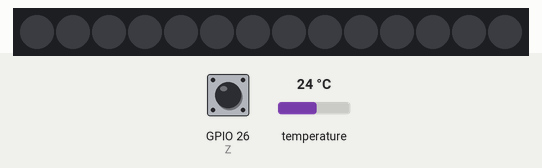
Simulated run of this program. Board: Raspberry Pi (BCM pin numbers). Parts: 14 RGB LEDs in strip order, left to right. The inputs (shaded band) are chosen by the test bench; at power-on: GPIO 26 (Z) LOW, temperature 24 °C. Dim RGB values are drawn brighter than linear; outgoing connections fail; the clock reads 2024-03-15 10:24:30 at power-on unless the program sets it; what the program prints to the terminal is not drawn.

Above: at 1.2 s.
1.3 s: GPIO 26 (Z) pulled HIGH for 1 s
At 2.6 s:
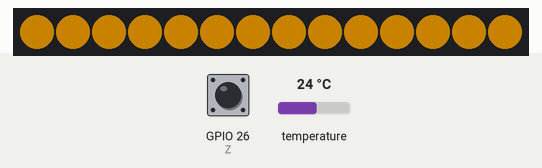
5.1 s: temperature set to 12 °C
7.9 s: GPIO 26 (Z) pulled HIGH for 3.2 s
At 8.6 s:
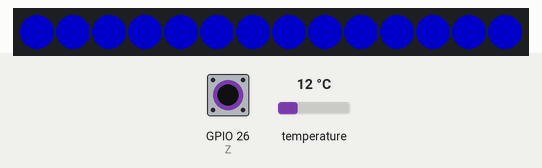
14.3 s: temperature set to 28 °C
17.1 s: GPIO 26 (Z) pulled HIGH for 1 s
At 18.41 s:
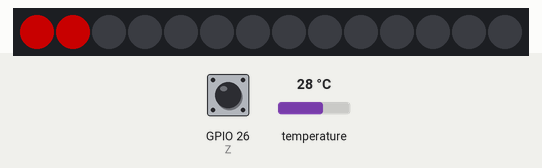
19.9 s: GPIO 26 (Z) pulled HIGH for 3.2 s
At 21.2 s:
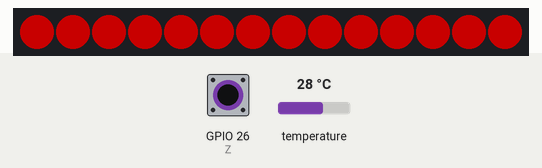
Timing chart, 0 to 22.9 s (numbered marks = the images above; inputs shaded):
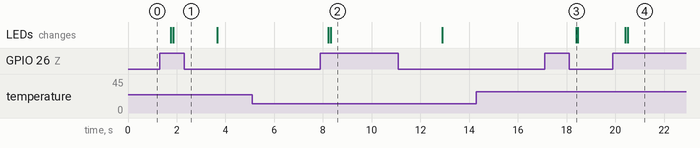

The program:

Notfinal.py
```python
import time
import glob
import socket
import requests
import RPi.GPIO as GPIO
from rpi_ws281x import PixelStrip, Color

# Network config (Pi 2 server)

SERVER_IP = "172.20.10.3"
SERVER_PORT = 5000

# LED strip config
LED_COUNT = 14
LED_PIN = 18
LED_FREQ_HZ = 800000
LED_DMA = 10
LED_BRIGHTNESS = 100
LED_INVERT = False
LED_CHANNEL = 0

strip = PixelStrip(
    LED_COUNT, LED_PIN, LED_FREQ_HZ, LED_DMA,
    LED_INVERT, LED_BRIGHTNESS, LED_CHANNEL
)
strip.begin()

clock = time.time

# temp sensor config
base = '/sys/bus/w1/devices/'
devs = glob.glob(base + '28-*')
if not devs:
    raise RuntimeError("No DS18B20 sensor found.")

dev = devs[0]
w1_file = dev + '/w1_slave'


def read_c():
    with open(w1_file) as f:
        lines = f.read().strip().splitlines()
    if lines and lines[0].endswith('YES'):
        t_str = lines[1].split('t=')[-1]
        return float(t_str) / 1000.0
    return None


def get_led_color_by_temp(temp):
    if temp < 24:
        return Color(0, 0, 255)       # Blue
    elif 24 <= temp <= 26:
        return Color(255, 165, 0)     # Orange
    else:
        return Color(255, 0, 0)       # Red


def get_temp_description(temp):
    if temp < 24:
        return "Blue (< 24°C)"
    elif 24 <= temp <= 26:
        return "Orange (24–26°C)"
    else:
        return "Red (> 26°C)"


#water-level reader config

S0 = 13
S1 = 6
S2 = 5
Z = 26

GPIO.setmode(GPIO.BCM)
GPIO.setup(S0, GPIO.OUT, initial=GPIO.LOW)
GPIO.setup(S1, GPIO.OUT, initial=GPIO.LOW)
GPIO.setup(S2, GPIO.OUT, initial=GPIO.LOW)
GPIO.setup(Z, GPIO.IN, pull_up_down=GPIO.PUD_DOWN)


def select_channel(ch: int):
    bits = format(ch, '03b')
    GPIO.output(S0, int(bits[2]))   # LSB
    GPIO.output(S1, int(bits[1]))
    GPIO.output(S2, int(bits[0]))   # MSB


def read_channel(ch: int) -> int:
    select_channel(ch)
    t0 = clock()
    while clock() - t0 < 0.0005:
        pass
    return GPIO.input(Z)


def sensors_to_leds_count(sensor_count: int, sensor_max: int = 7, led_count: int = LED_COUNT) -> int:
    if sensor_max <= 0:
        return 0
    n = int(round((sensor_count / float(sensor_max)) * led_count))
    return max(0, min(led_count, n))


def set_level(level: int, color_on: Color, color_off: Color = Color(0, 0, 0)):
    level = max(0, min(LED_COUNT, level))
    for i in range(strip.numPixels()):
        strip.setPixelColor(i, color_on if i < level else color_off)
    strip.show()


# TCP client helpers

def send_message_to_server(message: str, timeout: float = 2.0) -> bool:

    try:
        with socket.socket(socket.AF_INET, socket.SOCK_STREAM) as s:
            s.settimeout(timeout)
            s.connect((SERVER_IP, SERVER_PORT))
            s.sendall(message.encode("utf-8"))

            # Optional ACK receive
            try:
                reply = s.recv(1024).decode("utf-8").strip()
                print(f"Server reply: {reply}")
            except socket.timeout:
                print("timeout, but message may still be delivered.")

        print(f"Sent: {message}")
        return True

    except Exception as e:
        print(f"Failed to send '{message}' to server: {e}")
        return False


# Main loop

def main_loop():
    sensor_idx = 0
    water_level_list = [0] * 7

    # timing
    sensor_interval = 0.01        # read one sensor every 10 ms
    led_update_interval = 0.1     # update LEDs every 100 ms
    temp_interval = 1.0           # read temp every 1 s
    heartbeat_interval = 5.0      # send heartbeat every 5 s

    last_sensor_time = clock()
    last_led_time = clock()
    last_temp_time = clock()
    last_heartbeat_time = clock()

    readings_done = 0
    last_temp = None
    current_color = Color(0, 255, 0)  # fallback before first temp read


    FULL_THRESHOLD = 7

    # Track state changes to avoid spamming messages
    bottle_is_full = False

    try:
        while True:
            now = clock()

            # 1 Read water sensors (one channel per time slice)
            if now - last_sensor_time >= sensor_interval:
                water_level_list[sensor_idx] = read_channel(sensor_idx)
                sensor_idx = (sensor_idx + 1) % 7
                readings_done += 1
                last_sensor_time = now

            # 2 Read temperature periodically
            if now - last_temp_time >= temp_interval:
                t = read_c()
                if t is not None:
                    last_temp = t
                    current_color = get_led_color_by_temp(t)
                    print(f"{t:.2f} °C - {get_temp_description(t)}")
                else:
                    print("Temperature read error")
                last_temp_time = now

            # 3 Update LEDs after one full sensor scan
            if readings_done >= 7 and (now - last_led_time >= led_update_interval):
                water_level = sum(water_level_list)   # 0..7
                leds_on = sensors_to_leds_count(water_level, sensor_max=7, led_count=LED_COUNT)

                set_level(leds_on, color_on=current_color, color_off=Color(0, 0, 0))

                print(f"water_level={water_level}, sensors={water_level_list}, temp={last_temp}")

                # 4) Full bottle event detection
                currently_full = water_level >= FULL_THRESHOLD

                if currently_full and not bottle_is_full:
                    print("Bottle became FULL -> notify Pi 1 to stop filling")
                    send_message_to_server("FULL")
                    bottle_is_full = True

                elif (not currently_full) and bottle_is_full:
                    print("Bottle is no longer full")
                    send_message_to_server("NOT_FULL")
                    bottle_is_full = False

                readings_done = 0
                last_led_time = now

            # 5) Heartbeat
            if now - last_heartbeat_time >= heartbeat_interval:
                hb_message = f"HEARTBEAT temp={last_temp if last_temp is not None else 'NA'} full={int(bottle_is_full)}"
                send_message_to_server(hb_message)
                last_heartbeat_time = now

            time.sleep(0.001)

    except KeyboardInterrupt:
        print("Stopped by user.")

    finally:
        set_level(0, color_on=Color(0, 0, 0))
        GPIO.cleanup()


if __name__ == '__main__':
    main_loop()
```

Measured:
- after the input at 1.3 s, the LEDs: first change after 0.46 s (image 1 shows a later state)
- after the input at 5.1 s, every drawn part: stays the same
- after the input at 7.9 s, the LEDs: first change after 0.32 s (image 2 shows a later state)
- after the input at 14.3 s, every drawn part: stays the same
- after the input at 17.1 s, the LEDs: change after 1.3 s (image 3)
- after the input at 19.9 s, the LEDs: first change after 0.51 s (image 4 shows a later state)
